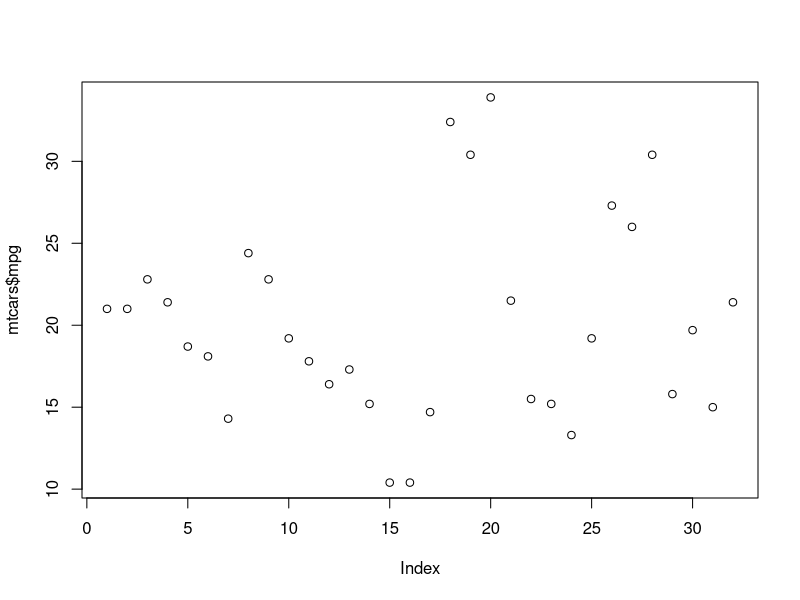
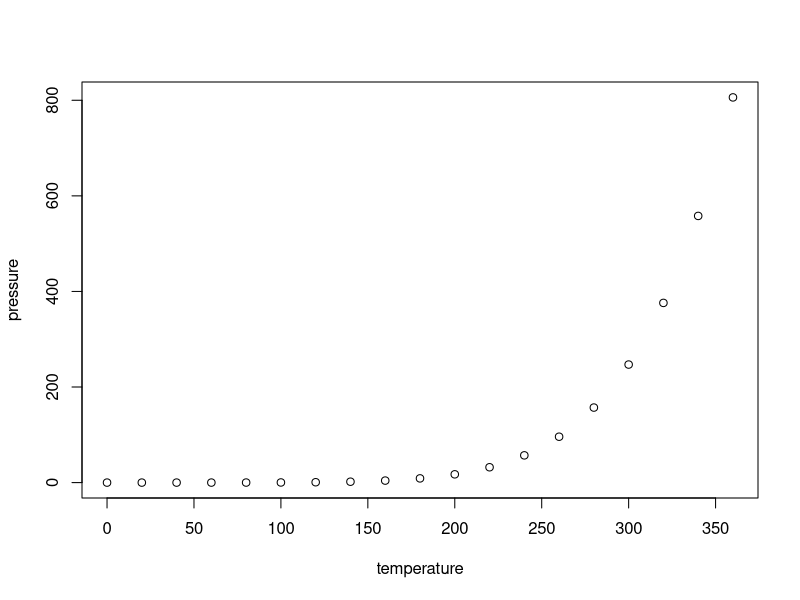

Reproduce these figures in R, in order.
## ---- chunk 1
knitr::opts_chunk$set(fig.path = "C:/Users/francisco.piccolo/Desktop/R/franciscopiccolo.github.io/assets/images")
knitr::render_jekyll()
## ---- chunk 2
summary(cars)
## ---- chunk 3
plot(mtcars$mpg)
## ---- chunk 4
plot(pressure)
